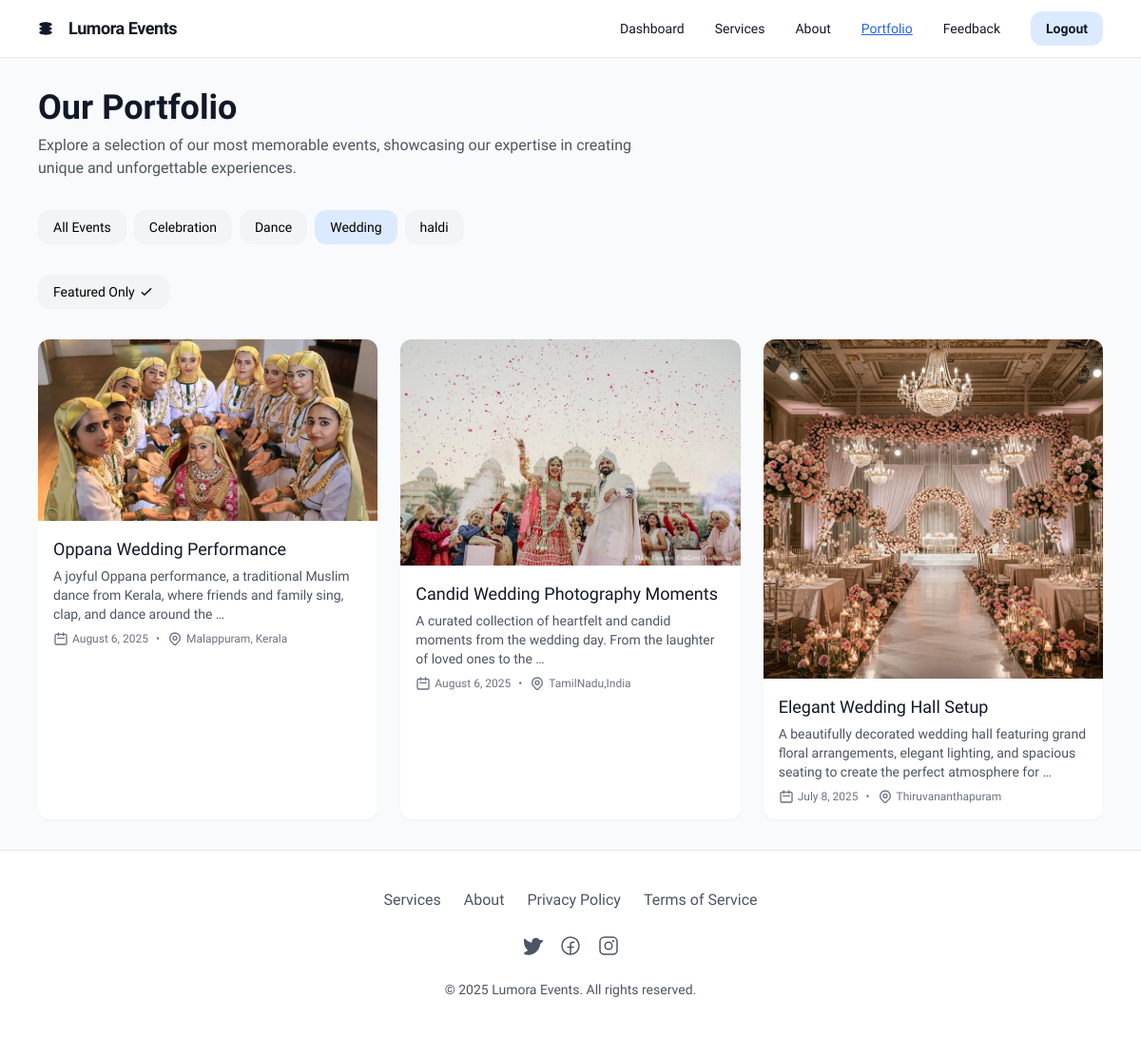
The page /user_portfolio/?category=Wedding on the database its author committed.
### event/models.py (models this page shows, shortened)
class PortfolioCategory(models.Model):
    name = models.CharField(max_length=100)
    slug = models.SlugField(max_length=100, unique=True)
    is_active = models.BooleanField(default=True)
    class Meta:
        verbose_name_plural = "Portfolio Categories"
        ordering = ['name']

class GallaryItem(models.Model):
    title = models.CharField(max_length=200)
    description = models.TextField()
    category = models.ForeignKey(PortfolioCategory, on_delete=models.CASCADE)
    image = models.ImageField(upload_to='user_portfolio/')
    event_date = models.DateField()
    location = models.CharField(max_length=200)
    is_featured = models.BooleanField(default=False)
    is_active = models.BooleanField(default=True)
    created_at = models.DateTimeField(auto_now_add=True)
    updated_at = models.DateTimeField(auto_now=True)
    class Meta:
        ordering = ['-event_date']
    def image_tag(self):
        if self.image:
            return mark_safe(f'<img src="{self.image.url}" width="150" height="150" style="object-fit: cover;" />')
        return "No Image"
    image_tag.short_description = 'Image Preview'

### event/views.py (the view)
# urls.py: path('user_portfolio/', event.views.user_portfolio, name='user_portfolio'),
def user_portfolio(request):
    categories = PortfolioCategory.objects.filter(is_active=True)
    selected_category_slug = request.GET.get('category', 'all')
    gallery_items = GallaryItem.objects.filter(is_active=True).select_related('category')
    if selected_category_slug != 'all':
        category = get_object_or_404(PortfolioCategory, slug=selected_category_slug, is_active=True)
        gallery_items = gallery_items.filter(category=category)
    featured_only = request.GET.get('featured', 'false').lower() == 'true'
    if featured_only:
        gallery_items = gallery_items.filter(is_featured=True)
    gallery_items = gallery_items.order_by('-event_date')
    context = {
        'gallery_items': gallery_items,
        'categories': categories,
        'selected_category_slug': selected_category_slug,
        'featured_only': featured_only,
    }
    return render(request, 'user_portfolio.html', context)

### Templates/user_portfolio.html (shortened to what this page needs)
<!DOCTYPE html>
<html lang="en">
<head>
  <script src="https://cdn.tailwindcss.com?plugins=forms,container-queries"></script>
</head>
<body class="bg-gray-50 min-h-screen flex flex-col">
  <header class="sticky top-0 z-10 bg-white border-b border-gray-200 px-4 sm:px-10 py-3">
    <div class="max-w-7xl mx-auto flex items-center justify-between">
      <a href="{% url 'home' %}" class="flex items-center gap-4">
        <div class="w-4 h-4 text-gray-900">
        </div>
        <h2 class="text-gray-900 text-lg font-bold tracking-tight">Lumora Events</h2>
      </a>
      <nav class="hidden md:flex items-center gap-8">
        <a class="text-gray-900 text-sm font-medium hover:text-blue-600 transition-colors" href="{% url 'user_dashboard' %}">Dashboard</a>
        <a class="text-gray-900 text-sm font-medium hover:text-blue-600 transition-colors" href="{% url 'user_services' %}">Services</a>
        <a class="text-gray-900 text-sm font-medium hover:text-blue-600 transition-colors" href="{% url 'user_about' %}">About</a>
        <a class="text-blue-600 text-sm font-medium underline" href="{% url 'user_portfolio' %}">Portfolio</a>
        <a class="text-gray-900 text-sm font-medium hover:text-blue-600 transition-colors" href="{% url 'submit_feedback' %}">Feedback</a>
        <a href="{% url 'logout' %}" class="bg-blue-100 text-gray-900 hover:bg-blue-200 px-4 py-2 rounded-xl text-sm font-bold transition-colors">
          Logout
        </a>
      </nav>
    </div>
  </header>
  <main class="flex-grow px-4 sm:px-10 py-8">
    <div class="max-w-7xl mx-auto">
      <div class="mb-8">
        <h1 class="text-3xl sm:text-4xl font-bold text-gray-900 mb-2">Our Portfolio</h1>
        <p class="text-gray-600 max-w-2xl">
          Explore a selection of our most memorable events, showcasing our expertise in creating unique and unforgettable experiences.
        </p>
      </div>
      <div class="flex flex-wrap gap-2 mb-8">
        <a href="?category=all" class="px-4 py-2 rounded-xl text-sm {% if selected_category_slug == 'all' %}bg-blue-100 font-medium{% else %}bg-gray-100 hover:bg-gray-200{% endif %} transition-colors">
          All Events
        </a>
        {% for category in categories %}
        <a href="?category={{ category.slug }}" class="px-4 py-2 rounded-xl text-sm {% if selected_category_slug == category.slug %}bg-blue-100 font-medium{% else %}bg-gray-100 hover:bg-gray-200{% endif %} transition-colors">
          {{ category.name }}
        </a>
        {% endfor %}
      </div>
      <div class="mb-8">
        <a href="?featured={% if featured_only %}false{% else %}true{% endif %}{% if selected_category_slug != 'all' %}&category={{ selected_category_slug }}{% endif %}"
           class="inline-flex items-center px-4 py-2 rounded-xl text-sm {% if featured_only %}bg-blue-100 font-medium{% else %}bg-gray-100 hover:bg-gray-200{% endif %} transition-colors">
          <span>Featured Only</span>
          <svg xmlns="http://www.w3.org/2000/svg" class="ml-1 h-4 w-4" fill="none" viewBox="0 0 24 24" stroke="currentColor">
            <path stroke-linecap="round" stroke-linejoin="round" stroke-width="2" d="M5 13l4 4L19 7"></path>
          </svg>
        </a>
      </div>
      {% if gallery_items %}
      <div class="grid grid-cols-1 sm:grid-cols-2 lg:grid-cols-3 gap-6">
        {% for item in gallery_items %}
        <div class="bg-white rounded-xl overflow-hidden shadow-sm hover:shadow-md transition-shadow">
          <div class="aspect-w-16 aspect-h-9 overflow-hidden">
            <img src="{{ item.image.url }}" alt="{{ item.title }}" class="w-full h-full object-cover">
          </div>
          <div class="p-4">
            <h3 class="text-lg font-medium text-gray-900 mb-1">{{ item.title }}</h3>
            <p class="text-gray-600 text-sm mb-2">{{ item.description|truncatewords:20 }}</p>
            <div class="flex items-center text-xs text-gray-500">
              <svg xmlns="http://www.w3.org/2000/svg" class="h-4 w-4 mr-1" fill="none" viewBox="0 0 24 24" stroke="currentColor">
                <path stroke-linecap="round" stroke-linejoin="round" stroke-width="2" d="M8 7V3m8 4V3m-9 8h10M5 21h14a2 2 0 002-2V7a2 2 0 00-2-2H5a2 2 0 00-2 2v12a2 2 0 002 2z"></path>
              </svg>
              <span>{{ item.event_date|date:"F j, Y" }}</span>
              <span class="mx-2">•</span>
              <span>{{ item.location }}</span>
            </div>
          </div>
        </div>
        {% endfor %}
      </div>
      {% else %}
      <div class="text-center py-12">
        <p class="text-gray-500">No portfolio items available in this category.</p>
      </div>
      {% endif %}
    </div>
  </main>
  <footer class="bg-white border-t border-gray-200 py-10">
    <div class="max-w-7xl mx-auto px-4 sm:px-6 lg:px-8">
      <div class="flex flex-col items-center">
        <div class="flex flex-wrap justify-center gap-6 mb-6">
          <a class="text-gray-600 hover:text-blue-600 transition-colors" href="{% url 'user_services' %}">Services</a>
          <a class="text-gray-600 hover:text-blue-600 transition-colors" href="{% url 'user_about' %}">About</a>
          <a class="text-gray-600 hover:text-blue-600 transition-colors" href="{% url 'user_PrivacyPolicy' %}">Privacy Policy</a>
          <a class="text-gray-600 hover:text-blue-600 transition-colors" href="{% url 'user_TermsofService' %}">Terms of Service</a>
        </div>
        <div class="flex gap-4 mb-6">
          <a href="#" class="text-gray-600 hover:text-blue-600 transition-colors">
          </a>
          <a href="#" class="text-gray-600 hover:text-blue-600 transition-colors">
          </a>
          <a href="#" class="text-gray-600 hover:text-blue-600 transition-colors">
          </a>
        </div>
        <p class="text-gray-600 text-sm">© 2025 Lumora Events. All rights reserved.</p>
      </div>
    </div>
  </footer>
</body>
</html>

### Templates/user_portfolio.html (style rules this page uses)
body { font-family: "Work Sans", "Noto Sans", sans-serif; }

### rows shown on the page
PortfolioCategory: name "Celebration"
PortfolioCategory: name "Dance"
PortfolioCategory: name "Wedding"
PortfolioCategory: name "haldi"
GallaryItem: image (picture), title "Oppana Wedding Performance", description "A joyful Oppana performance, a traditional Muslim dance from Kerala, where friends and family sing, clap, and dance around the …", event_date "August 6, 2025", location "Malappuram, Kerala"
GallaryItem: image (picture), title "Candid Wedding Photography Moments", description "A curated collection of heartfelt and candid moments from the wedding day. From the laughter of loved ones to the …", event_date "August 6, 2025", location "TamilNadu,India"
GallaryItem: image (picture), title "Elegant Wedding Hall Setup", description "A beautifully decorated wedding hall featuring grand floral arrangements, elegant lighting, and spacious seating to create the perfect atmosphere for …", event_date "July 8, 2025", location "Thiruvananthapuram"
